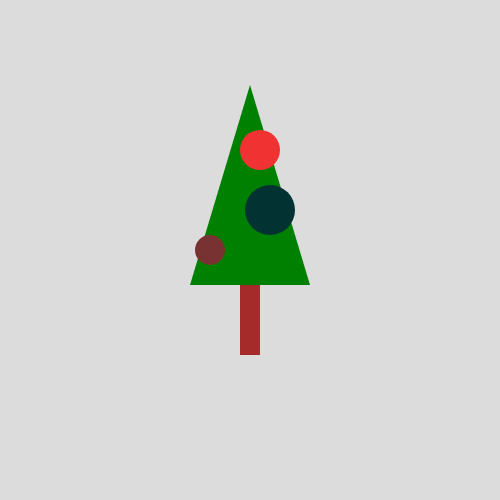
Frame 1 (no input)
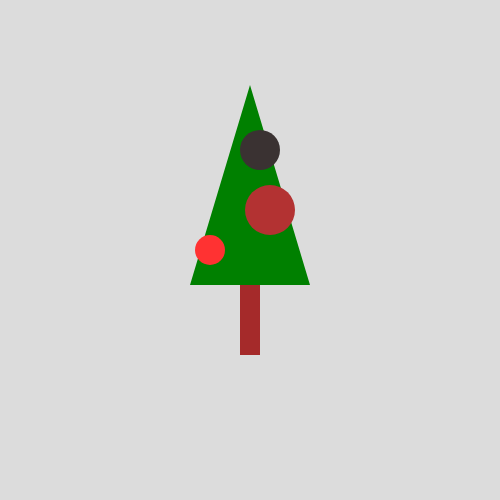
Frame 60 (no input)
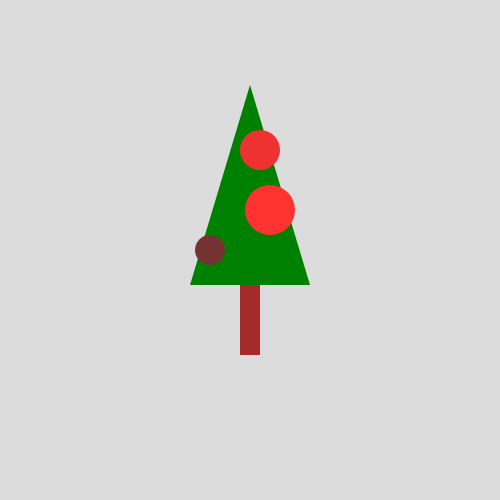
Frame 120 (the mouse pressed at the canvas centre since frame 60)

The p5.js sketch that drew these frames (run headless with seeded random() and noise() and a simulated clock; from frame 60 on, the mouse is pressed at the canvas centre):

// p5.js sketch
// ── sketch.js
let stemlength, stemwidth, ball_color;

function setup() {
  stemwidth = 20;
  stemheight = 70;
  ball_color = 0;
  ("colorMode(HSB)");

  createCanvas(500, 500);
}

function draw() {
  background(220);

  noStroke();
  fill("brown");
  rect(
    width / 2 - stemwidth / 2,
    height / 2 + stemheight / 2,
    stemwidth,
    stemheight
  );

  noStroke();
  fill("green");
  vertex(width / 2 - 60, height / 2 + stemheight / 2);
  vertex(width / 2 + 60, height / 2 + stemheight / 2);
  vertex(width / 2, height / 2 + stemheight / 2 - 200);
  endShape(CLOSE);

  noStroke();
  fill((ball_color + 120) % 360, 50, 50);
  circle(210, 250, 30);
  ball_color++;

  noStroke();
  fill((ball_color + 240) % 360, 50, 50);
  circle(260, 150, 40);
  ball_color++;

  noStroke();
  fill(ball_color % 360, 50, 50);
  circle(270, 210, 50);
  ball_color++;
}
